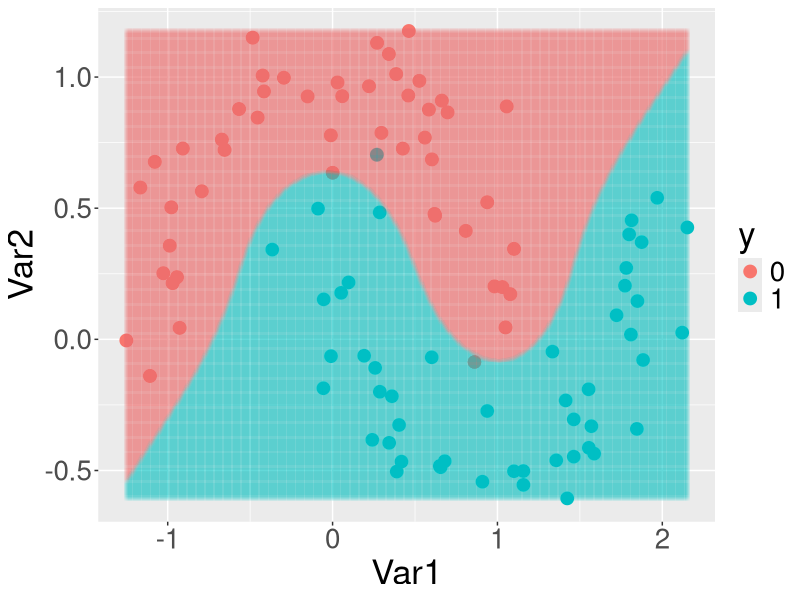
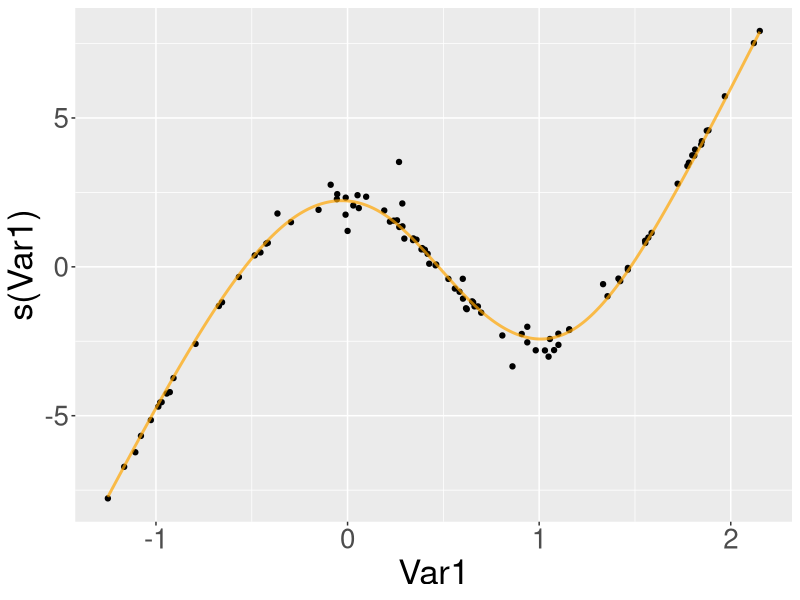
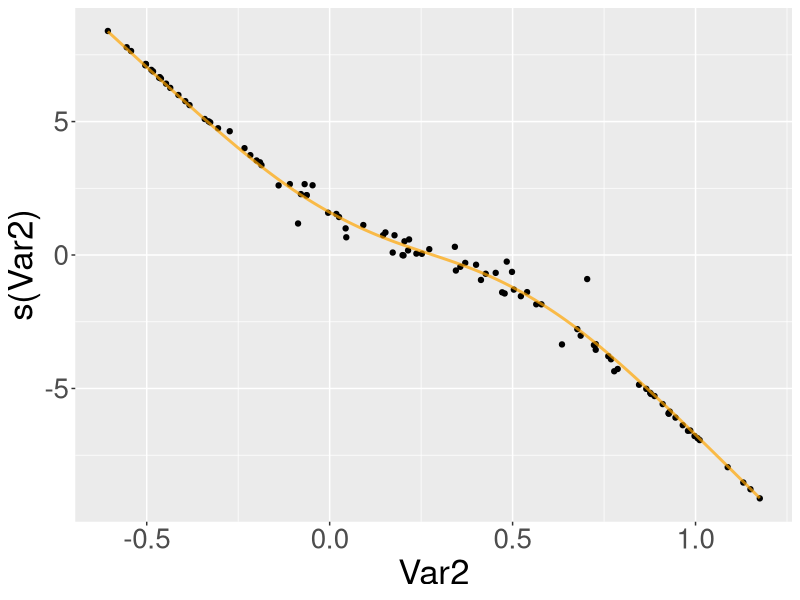

Reproduce these figures in R, in order. (Note: this script raises an error after producing the figures.)
rm(list=ls())
library("tidyverse")
library("mgcv")
library('splines')
library("caret")
set.seed(143)

# Load Data
test_data <- read.csv("Moon_data.csv") %>% 
  as_tibble() %>% 
  rename(y = target)
head(test_data)

# ===================================================
# mgcv
# ===================================================
model_gam <- gam(
  y ~ s(Var1, bs = "ps", k = 10, sp = 1) + s(Var2, bs = "ps", k = 10, sp = 2), 
  data = test_data, 
  family = binomial(link = logit)
)
summary(model_gam)
model_gam$coefficients

# ===================================================
# manual
# ===================================================

# データ
var1 <- test_data$Var1
var2 <- test_data$Var2
y <- test_data$y
N <- nrow(test_data)

# 平滑化パラメータ
lambda1 <- 1
lambda2 <- 2

# ノットベクトル
knot1 <- c(-2.7156358,-2.2285810,-1.7415261,-1.2544713,-0.7674164,-0.2803616,0.2066933,
           0.6937481,1.1808030,1.6678578,2.1549126,2.6419675,3.1290223,3.6160772)
knot2 <- c(-1.37318817,-1.11812781,-0.86306744,-0.60800707,-0.35294671,-0.09788634,0.15717402,
           0.41223439,0.66729475,0.92235512,1.17741548,1.43247585,1.68753621,1.94259658)

# デザイン行列の作成
X1 <- splineDesign(knot1, var1)
QR1 <- qr(t(matrix(1, nrow = 1, ncol = N) %*% X1))
Z1 <- qr.Q(QR1, complete = TRUE)[, 2:ncol(X1)]
X1 <- X1 %*% Z1

X2 <- splineDesign(knot2, var2)
QR2 <- qr(t(matrix(1, nrow = 1, ncol = N) %*% X2))
Z2 <- qr.Q(QR2, complete = TRUE)[, 2:ncol(X2)]
X2 <- X2 %*% Z2

X <- cbind(1, X1, X2)

# ペナルティ行列
S1 <- crossprod(diff(diag(length(knot1)-4), differences = 2))
S1 <- (t(Z1) %*% S1 %*% Z1)/norm(S1)
S1 <- lambda1 * S1

S2 <- crossprod(diff(diag(length(knot2)-4), differences = 2))
S2 <- (t(Z2) %*% S2 %*% Z2)/norm(S2)
S2 <- lambda2 * S2

S <- rbind(cbind(S1, matrix(0, ncol = ncol(S2), nrow = nrow(S1))),
           cbind(matrix(0, ncol = ncol(S1), nrow = nrow(S2)), S2))
S <- cbind(0, S)
S <- rbind(0, S)

# 初期値
mu <- y*0.8 + 0.1
eta <- log(mu/(1-mu))

# P-IRLS
for (i in 1:10){
  # ①ベクトルzの計算
  z <- (((1/mu)-(1/(mu-1))) * (y - mu)) + eta
  z <- matrix(z)
  
  # ①行列Wの計算
  W <- 1/((((1/mu)-(1/(mu-1)))**2)*mu*(1-mu))
  W <- diag(W)
  
  # ②未知パラメータの推定
  SVD <- svd(W)
  M <- SVD$u %*% diag(sqrt(SVD$d)) %*% t(SVD$v)
  
  SVD <- svd(S)
  D <- SVD$u %*% diag(sqrt(SVD$d)) %*% t(SVD$v)
  
  XD <- rbind(X, D)
  z0 <- rbind(z, matrix(0, ncol = 1, nrow = nrow(D)))
  WI <- rbind(cbind(M, matrix(0, ncol = nrow(D), nrow = nrow(M))),
              cbind(matrix(0, ncol = ncol(M), nrow = nrow(D)), diag(1, nrow = nrow(D), ncol = nrow(D))))
  
  QR <- qr(WI%*%XD)
  beta <- backsolve(qr.R(QR), qr.qty(QR, WI%*%z0))
  
  # ③eta, muの更新
  eta <- as.numeric(X%*%beta)
  mu <- 1/(1+exp(-1*eta))
}

# determinant surface
pred_data <- expand.grid(seq(min(test_data$Var1), max(test_data$Var1), length = 500), 
                         seq(min(test_data$Var2), max(test_data$Var2), length = 500))

X1_pred <- splineDesign(knot1, pred_data$Var1)
X2_pred <- splineDesign(knot2, pred_data$Var2)

X1_pred <- X1_pred %*% Z1
X2_pred <- X2_pred %*% Z2
X_pred <- cbind(1, X1_pred, X2_pred)

pred_data <- pred_data %>% 
  mutate(linear_predictor = as.numeric(X_pred %*% beta)) %>% 
  mutate(predicted_prob = 1/(1+exp(-1*linear_predictor))) %>% 
  mutate(y = ifelse(predicted_prob>=0.5, 1, 0)) %>% 
  as_tibble()

g <- ggplot(NULL) +
  geom_point(data = test_data, aes(x = Var1, y = Var2, color = factor(y)), size = 4) +
  geom_point(data = pred_data, aes(x = Var1, y = Var2, color = factor(y)), alpha = 0.03, shape = 15) +
  scale_colour_discrete("y") +
  theme(axis.text = element_text(size = 20), axis.title = element_text(size = 25), 
        legend.title = element_text(size = 25), legend.text = element_text(size = 20))
g

# partial residuals
predicted_prob <- 1/(1+exp(-1*as.numeric(X%*%beta)))
pearson_residuals <- (y-predicted_prob)/sqrt(predicted_prob*(1-predicted_prob))

partial_residuals1 <- as.numeric(X[,2:10] %*% beta[2:10,,drop=F]) + pearson_residuals
partial_residuals2 <- as.numeric(X[,11:19] %*% beta[11:19,,drop=F]) + pearson_residuals

line1 <- as.numeric(X_pred[,2:10] %*% beta[2:10,,drop=F])
line2 <- as.numeric(X_pred[,11:19] %*% beta[11:19,,drop=F])

g1 <- ggplot(NULL) +
  geom_point(data = tibble(Var1 = test_data$Var1, partial = partial_residuals1), aes(x = Var1, y = partial)) +
  geom_line(data = tibble(Var1 = pred_data$Var1, line = line1), aes(x = Var1, y = line), color = "orange", size = 1, alpha = 0.7) +
  xlab("Var1") + ylab("s(Var1)") +
  theme(axis.text = element_text(size = 20), axis.title = element_text(size = 25))
g1

g2 <- ggplot(NULL) +
  geom_point(data = tibble(Var2 = test_data$Var2, partial = partial_residuals2), aes(x = Var2, y = partial)) +
  geom_line(data = tibble(Var2 = pred_data$Var2, line = line2), aes(x = Var2, y = line), color = "orange", size = 1, alpha = 0.7) +
  xlab("Var2") + ylab("s(Var2)") +
  theme(axis.text = element_text(size = 20), axis.title = element_text(size = 25))
g2

g <- gridExtra::grid.arrange(g1, g2, nrow = 1,
                             top = textGrob("Partial residual plot",gp=gpar(fontsize=20,font=3)))

















